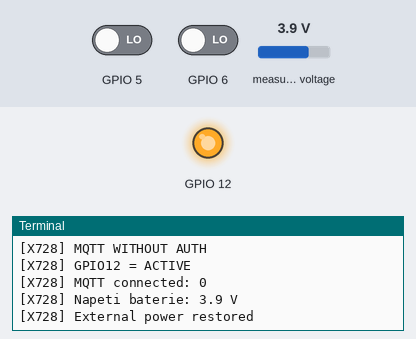
Simulated run of this program. Board: Raspberry Pi (BCM pin numbers), started with the argument Hello. Parts: output pins drawn as LEDs (lit = HIGH), the last lines printed to the terminal. The inputs (shaded band) are chosen by the test bench; at power-on: measured voltage 3.9 V, GPIO 5 LOW, GPIO 6 LOW. No MQTT or app messages arrive unless stated; web requests get an empty 200 reply after 0.4 s; the clock reads 2024-03-15 10:24:30 at power-on unless the program sets it.

Above: at 1.3 s.
1.4 s: measured voltage set to 3.2 V
At 11.5 s:
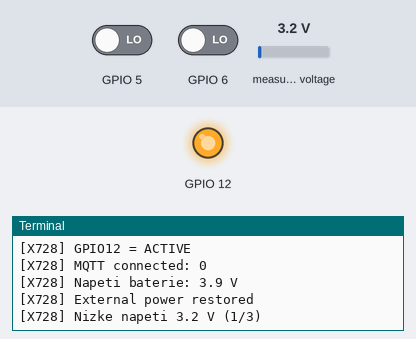
11.8 s: GPIO 5 driven HIGH
At 13.6 s:
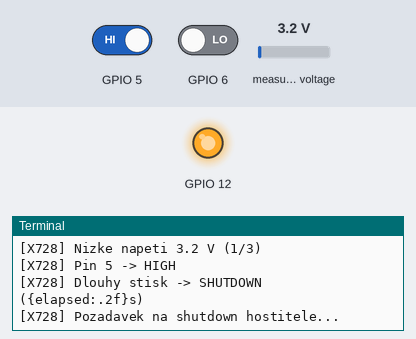
13.9 s: GPIO 5 driven LOW
At 14.9 s:
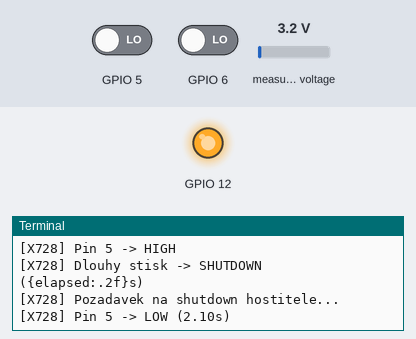
15.4 s: GPIO 6 driven HIGH
At 16.0 s:
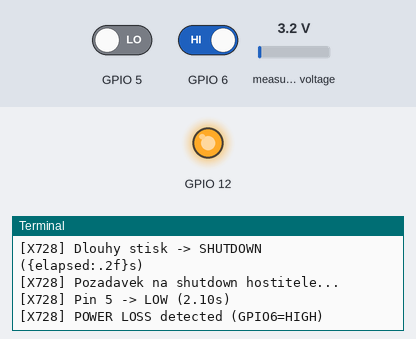

Measured:
- after the input at 1.4 s, the terminal: prints a new line after 9.0 s (image 1)
- after the input at 11.8 s, the terminal: prints a new line at once (image 2)
- after the input at 13.9 s, the terminal: prints a new line at once (image 3)
- after the input at 15.4 s, the terminal: prints a new line after 0.10 s (image 4)

The program:

x728_manager_gpio.py
```python
import os
import gpiod
from gpiod.line import Direction, Edge, Value
import time
import sys
import requests
from smbus2 import SMBus
import paho.mqtt.client as mqtt

# --- KONFIGURACE GPIO ---
CHIP_ID = 0
PIN_BUTTON = 5
PIN_ENABLE = 12
PIN_POWERLOSS = 6   # GPIO6 = HIGH => power loss

REBOOT_MIN = 0.2
REBOOT_MAX = 0.6
SHUTDOWN_MIN = 0.6

# --- I2C ---
I2C_BUS = 1
MAX17040_ADDR = 0x36
VOLTAGE_REG = 0x02

LOW_VOLTAGE = 3.4
LOW_VOLTAGE_COUNT_LIMIT = 3   # kolik po sobe musi byt nizke
MIN_VALID_VOLTAGE = 1.0       # mene = chyba mereni

CHECK_INTERVAL = 10
PRINT_CHECK_INTERVAL = 120

# --- MQTT ---
MQTT_TOPIC_BASE = "x728"

token = sys.argv[1]

MQTT_HOST = os.environ.get("MQTT_HOST")
MQTT_PORT = int(os.environ.get("MQTT_PORT", 1883))
MQTT_USER = os.environ.get("MQTT_USERNAME")
MQTT_PASS = os.environ.get("MQTT_PASSWORD")

# ---------------- MQTT ----------------

def on_connect(client, userdata, flags, reason_code, properties=None):
    print(f"[X728] MQTT connected: {reason_code}", flush=True)
    client.publish(f"{MQTT_TOPIC_BASE}/status", "online", retain=True)

def mqtt_connect():
    print(f"[X728] MQTT broker: {MQTT_HOST}:{MQTT_PORT}", flush=True)

    client = mqtt.Client(
        client_id="x728-addon",
        callback_api_version=mqtt.CallbackAPIVersion.VERSION2
    )

    if MQTT_USER and MQTT_PASS:
        client.username_pw_set(MQTT_USER, MQTT_PASS)
        print("[X728] MQTT auth enabled", flush=True)
    else:
        print("[X728] MQTT WITHOUT AUTH", flush=True)

    client.on_connect = on_connect
    client.connect(MQTT_HOST, MQTT_PORT, 60)
    client.loop_start()
    return client

# ---------------- HOST CONTROL ----------------

def run_command(action):
    url = f"http://supervisor/host/{action}"
    headers = {
        "Authorization": f"Bearer {token}",
        "Content-Type": "application/json",
    }
    print(f"[X728] Pozadavek na {action} hostitele...", flush=True)
    try:
        r = requests.post(url, headers=headers, timeout=10)
        if r.status_code != 200:
            print(f"[X728] Chyba API: {r.status_code} {r.text}", flush=True)
    except Exception as e:
        print(f"[X728] Chyba API: {e}", flush=True)

# ---------------- I2C ----------------

def read_voltage(bus):
    data = bus.read_i2c_block_data(MAX17040_ADDR, VOLTAGE_REG, 2)
    raw = (data[0] << 8) | data[1]
    voltage = raw * 1.25 / 1000 / 16
    return round(voltage, 2)

# ---------------- MAIN ----------------

def main():
    print("[X728] Startuji manager (MQTT verze)...", flush=True)

    mqtt_client = mqtt_connect()
    bus = SMBus(I2C_BUS)

    configs = {
        PIN_BUTTON: gpiod.LineSettings(direction=Direction.INPUT, edge_detection=Edge.BOTH),
        PIN_POWERLOSS: gpiod.LineSettings(direction=Direction.INPUT, edge_detection=Edge.BOTH),
        PIN_ENABLE: gpiod.LineSettings(direction=Direction.OUTPUT, output_value=Value.ACTIVE)
    }

    last_check = 0
    last_print = 0
    shutdown_sent = False
    last_power_state = None
    low_voltage_counter = 0

    with gpiod.request_lines(f"/dev/gpiochip{CHIP_ID}", consumer="x728-manager", config=configs) as lines:

        print(f"[X728] GPIO{PIN_ENABLE} = ACTIVE", flush=True)

        while True:
            now = time.time()

            # ----- I2C (baterie) -----
            if now - last_check > CHECK_INTERVAL:
                last_check = now
                try:
                    voltage = read_voltage(bus)

                    # ignoruj nesmysly (0.0 apod.)
                    if voltage < MIN_VALID_VOLTAGE:
                        print(f"[X728] Ignoruji chybne mereni: {voltage} V", flush=True)
                        continue

                    mqtt_client.publish(f"{MQTT_TOPIC_BASE}/battery_voltage", voltage, retain=True)

                    if now - last_print > PRINT_CHECK_INTERVAL:
                        print(f"[X728] Napeti baterie: {voltage} V", flush=True)
                        last_print = now

                    if voltage <= LOW_VOLTAGE:
                        low_voltage_counter += 1
                        print(f"[X728] Nizke napeti {voltage} V ({low_voltage_counter}/{LOW_VOLTAGE_COUNT_LIMIT})", flush=True)
                    else:
                        low_voltage_counter = 0

                    if low_voltage_counter >= LOW_VOLTAGE_COUNT_LIMIT and not shutdown_sent:
                        print("[X728] Potvrzene nizke napeti -> SHUTDOWN", flush=True)
                        mqtt_client.publish(f"{MQTT_TOPIC_BASE}/event", "low_battery_shutdown", retain=True)
                        run_command("shutdown")
                        shutdown_sent = True

                except Exception as e:
                    print(f"[X728] I2C chyba: {e}", flush=True)

            # ----- POWER LOSS (GPIO6) -----
            power_state = lines.get_value(PIN_POWERLOSS)
            if power_state != last_power_state:
                last_power_state = power_state
                if power_state == Value.ACTIVE:
                    print("[X728] POWER LOSS detected (GPIO6=HIGH)", flush=True)
                    mqtt_client.publish(f"{MQTT_TOPIC_BASE}/power_loss", "1", retain=True)
                else:
                    print("[X728] External power restored", flush=True)
                    mqtt_client.publish(f"{MQTT_TOPIC_BASE}/power_loss", "0", retain=True)

            # ----- BUTTON -----
            if lines.wait_edge_events(timeout=0.5):
                for event in lines.read_edge_events():
                    if event.line_offset == PIN_BUTTON and event.event_type == gpiod.EdgeEvent.Type.RISING_EDGE:
                        start_time = time.time()
                        print("[X728] Pin 5 -> HIGH", flush=True)
                        mqtt_client.publish(f"{MQTT_TOPIC_BASE}/button", "pressed")

                        while True:
                            val = lines.get_value(PIN_BUTTON)
                            elapsed = time.time() - start_time

                            if elapsed > SHUTDOWN_MIN and not shutdown_sent:
                                print("[X728] Dlouhy stisk -> SHUTDOWN ({elapsed:.2f}s)", flush=True)
                                mqtt_client.publish(f"{MQTT_TOPIC_BASE}/event", "long_press_shutdown", retain=True)
                                run_command("shutdown")
                                shutdown_sent = True

                            if val == Value.INACTIVE:
                                print(f"[X728] Pin 5 -> LOW ({elapsed:.2f}s)", flush=True)
                                if REBOOT_MIN <= elapsed <= REBOOT_MAX:
                                    mqtt_client.publish(f"{MQTT_TOPIC_BASE}/event", "short_press_reboot", retain=True)
                                    run_command("reboot")
                                mqtt_client.publish(f"{MQTT_TOPIC_BASE}/button", "released")
                                break

                            time.sleep(0.05)

            time.sleep(0.1)

if __name__ == "__main__":
    main()
```
